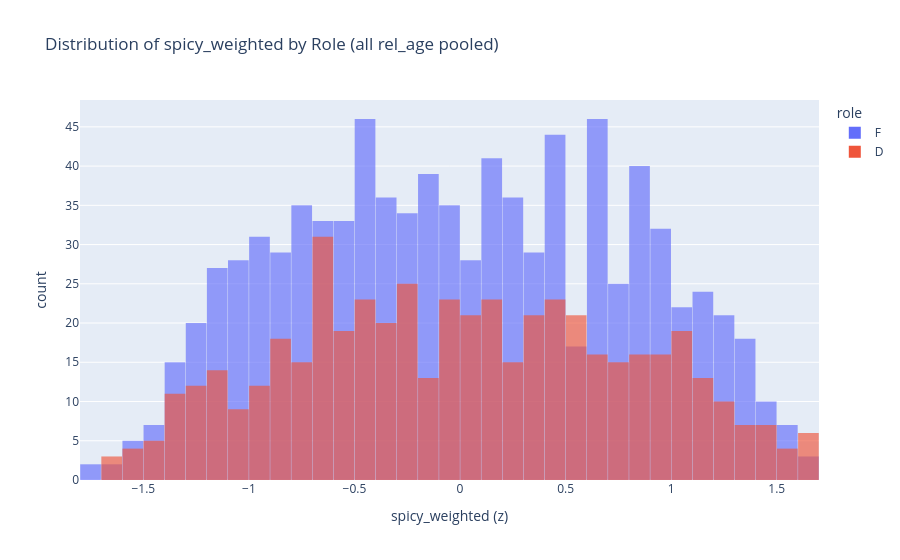

Notebook source saved alongside this figure:
### Code cell
fig_h = px.histogram(
    df,
    x="spicy_weighted",
    color="role",
    barmode="overlay",
    nbins=40,
    title="Distribution of spicy_weighted by Role (all rel_age pooled)",
    labels={"spicy_weighted": "spicy_weighted (z)"},
    opacity=0.65,
)
fig_h.update_layout(bargap=0.02)
fig_h.show()

### Figure 1 — Plotly figure (JSON) as saved in the notebook; plotly's stock layout.template omitted (floating-point values rounded to 4 significant figures; data arrays with more than 128 entries replaced by an {"elided": "..."} marker saying what was removed)
{"data": [{"bingroup": "x", "hovertemplate": "role=F<br>spicy_weighted (z)=%{x}<br>count=%{y}<extra></extra>", "legendgroup": "F", "marker": {"color": "#636efa", "opacity": 0.65, "pattern": {"shape": ""}}, "name": "F", "nbinsx": 40, "orientation": "v", "showlegend": true, "type": "histogram", "x": {"elided": "900 float values"}, "xaxis": "x", "yaxis": "y"}, {"bingroup": "x", "hovertemplate": "role=D<br>spicy_weighted (z)=%{x}<br>count=%{y}<extra></extra>", "legendgroup": "D", "marker": {"color": "#EF553B", "opacity": 0.65, "pattern": {"shape": ""}}, "name": "D", "nbinsx": 40, "orientation": "v", "showlegend": true, "type": "histogram", "x": {"elided": "510 float values"}, "xaxis": "x", "yaxis": "y"}], "layout": {"bargap": 0.02, "barmode": "overlay", "legend": {"title": {"text": "role"}, "tracegroupgap": 0}, "title": {"text": "Distribution of spicy_weighted by Role (all rel_age pooled)"}, "xaxis": {"anchor": "y", "domain": [0, 1], "title": {"text": "spicy_weighted (z)"}}, "yaxis": {"anchor": "x", "domain": [0, 1], "title": {"text": "count"}}}}
